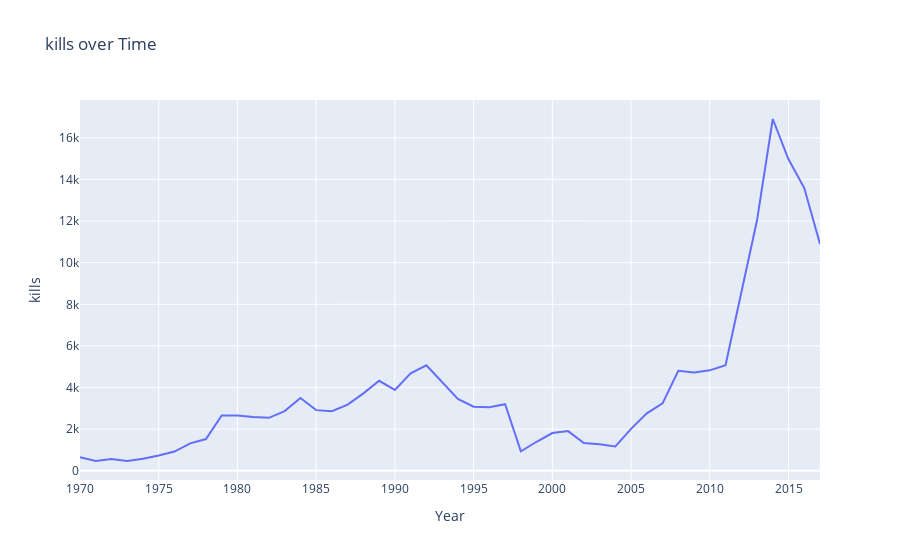

The notebook cell saved with this chart:
### Code cell
# Create a line chart using Plotly
group_by_year = df_terr.groupby('iyear')['nkill'].count()#.agg({'attacktype1_txt':'count'})

# Create a new DataFrame from the Series object
group_by_year_df = pd.DataFrame({'year': group_by_year.index, 'number_of_kills': group_by_year.values})#.sort_values('number_of_kills')

group_by_year_df = group_by_year_df.sort_values('year', ascending=False)

# group_by_year_df
fig = go.Figure(data=go.Scatter(x=group_by_year_df['year'], y=group_by_year_df['number_of_kills']))
fig.update_layout(title='kills over Time', xaxis_title='Year', yaxis_title='kills')
fig.show()

### Figure 1 — Plotly figure (JSON) as saved in the notebook; plotly's stock layout.template omitted (floating-point values rounded to 4 significant figures)
{"data": [{"type": "scatter", "x": [2017, 2016, 2015, 2014, 2013, 2012, 2011, 2010, 2009, 2008, 2007, 2006, 2005, 2004, 2003, 2002, 2001, 2000, 1999, 1998, 1997, 1996, 1995, 1994, 1992, 1991, 1990, 1989, 1988, 1987, 1986, 1985, 1984, 1983, 1982, 1981, 1980, 1979, 1978, 1977, 1976, 1975, 1974, 1973, 1972, 1971, 1970], "y": [10900, 13587, 14965, 16903, 12036, 8522, 5076, 4826, 4721, 4805, 3242, 2758, 2017, 1166, 1278, 1333, 1906, 1814, 1395, 934, 3197, 3058, 3081, 3456, 5071, 4683, 3887, 4324, 3721, 3183, 2860, 2915, 3495, 2870, 2544, 2586, 2662, 2662, 1526, 1319, 923, 740, 581, 473, 568, 471, 651]}], "layout": {"title": {"text": "kills over Time"}, "xaxis": {"title": {"text": "Year"}}, "yaxis": {"title": {"text": "kills"}}}}
